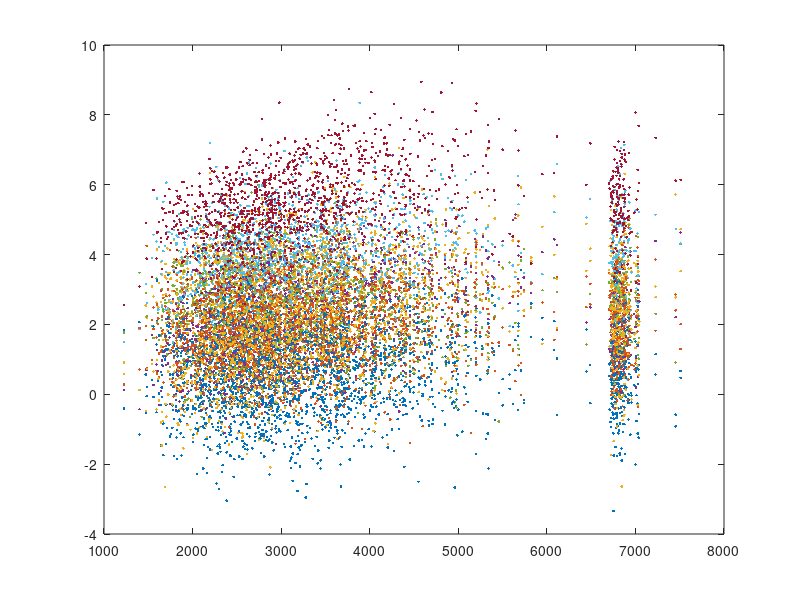

Write the MATLAB code that produced this figure.
addpath('../data');

%% Regression data exploratory analysis
clear;
load('regression.mat');

% We have N = 1400, D = 44
size(X_train)
size(y_train)

% Normalize the features

% Plotting the first ten features show a lot of redundancy in the data
plot(y_train, X_train(:, 1:10), '.');

% Compute the correlation between the features and spot the largest ones

% Eliminate the duplicate features

% Detect and delete the outliers
